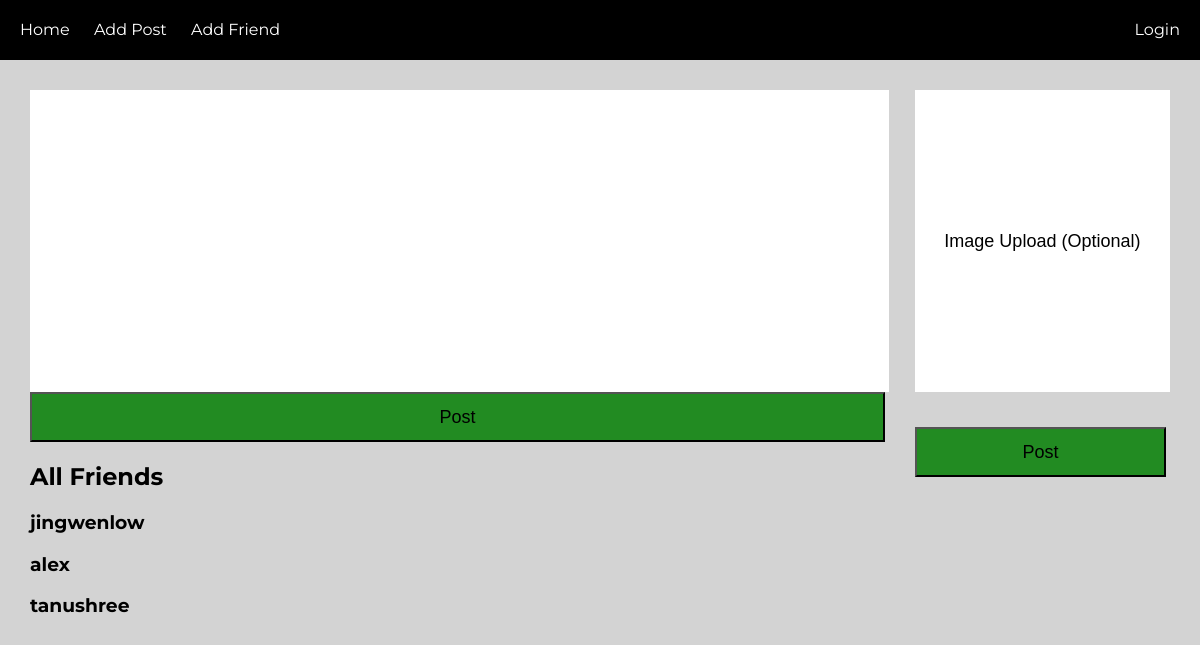
The app's page /users/addPost/, older data.
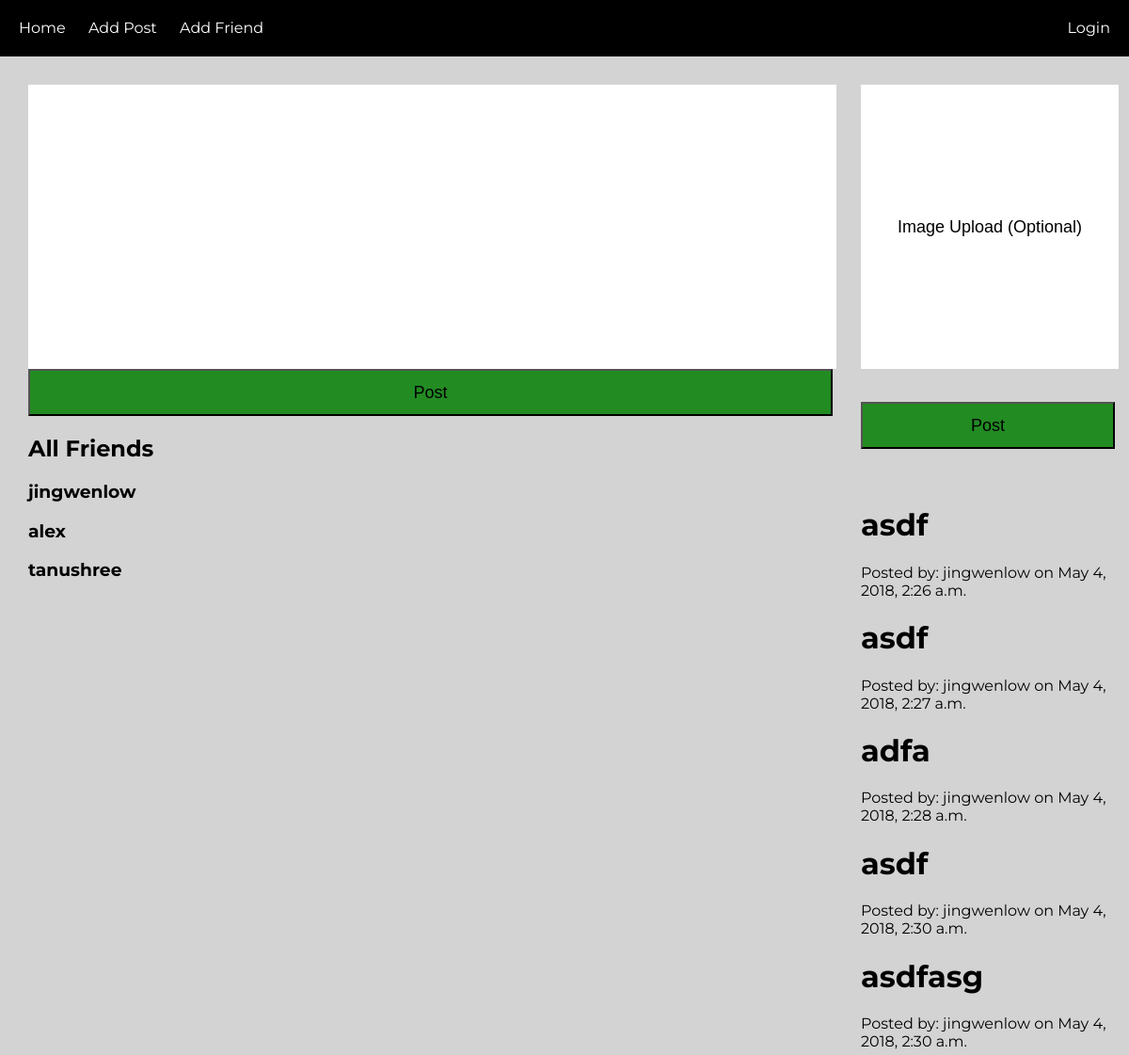
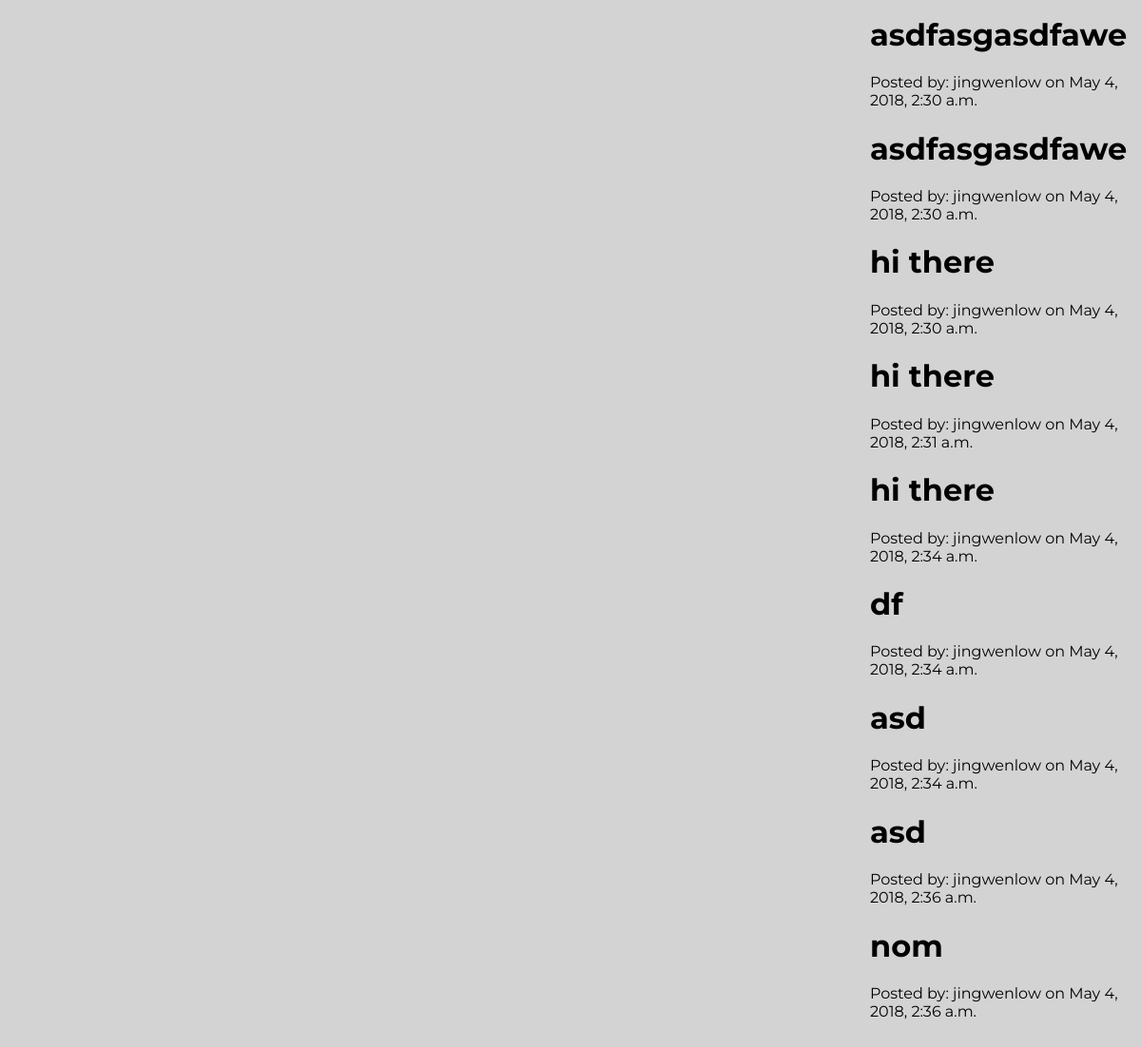
The same page, newer data (2 pictures, top to bottom).
### users/models.py (models this page shows, shortened)
class CustomUser(AbstractUser):
    name = models.CharField(blank=True, max_length=255)

class Post(models.Model):
    post = models.CharField(max_length=500)
    user = models.ForeignKey(settings.AUTH_USER_MODEL, on_delete=models.PROTECT)
    date = models.DateTimeField(auto_now=True)

### users/views.py (the view, shortened to what this page needs)
# urls.py: path('addPost/', views.addPost.as_view(), name='addPost'),
class addPost(TemplateView):
    success_url = reverse_lazy('login')
    template_name = 'addPost.html'
    def get(self, request):
        form = AddPost()
        posts = Post.objects.all()
        users = CustomUser.objects.exclude(id=request.user.id)
        args = {'form': form, 'posts': posts, 'users':users}#, 'friends':friends}
        return render(request, self.template_name, args)

### users/forms.py
class AddPost(ModelForm):
    post = forms.CharField()
    class Meta:
        model = Post
        fields = ['post',]

### users/templates/addPost.html (shortened to what this page needs)
{% extends 'base.html' %}
{% load staticfiles %}
{% block css %}
<link rel="stylesheet" href="{% static 'css/addPost.css' %}">
{% endblock %}
{% block log %}
  {% if user.is_authenticated %}
    <a class="login" href="{% url 'logout' %}">Logout</a>
  {% else %}
    <a class="login" href="{% url 'login' %}">Login</a>
  {% endif %}
{% endblock %}
{% block content %}
<div class="textPost">
  <form method="post">
    {{ form.post }}
    <button type="submit">Post</button>
  </form>
  <h2>All Friends</h2>
  {% for user in users %}
    <h3>{{ user.username }}</h3>
  {% endfor %}
</div>
<div class="imgPost">
  <div>
    <input class="imgUpload" placeholder="Image Upload (Optional)">
  </div>
  <div class="post">
      <button type="submit">Post</button>
  </div>
{% for post in posts %}
  <h1>{{ post.post }}</h1>
  <p>Posted by: {{ post.user.username }} on {{ post.date }}</p>
{% endfor %}
</div>
{% endblock %}

Row changes from the older to the newer data that the page shows:
added Post: post "asdf", user.username "jingwenlow", date "May 4, 2018, 2:26 a.m."
added Post: post "asdf", user.username "jingwenlow", date "May 4, 2018, 2:27 a.m."
added Post: post "adfa", user.username "jingwenlow", date "May 4, 2018, 2:28 a.m."
added Post: post "asdf", user.username "jingwenlow", date "May 4, 2018, 2:30 a.m."
added Post: post "asdfasg", user.username "jingwenlow", date "May 4, 2018, 2:30 a.m."
added Post: post "asdfasgasdfawe", user.username "jingwenlow", date "May 4, 2018, 2:30 a.m."
added Post: post "asdfasgasdfawe", user.username "jingwenlow", date "May 4, 2018, 2:30 a.m."
added Post: post "hi there", user.username "jingwenlow", date "May 4, 2018, 2:30 a.m."
added Post: post "hi there", user.username "jingwenlow", date "May 4, 2018, 2:31 a.m."
added Post: post "hi there", user.username "jingwenlow", date "May 4, 2018, 2:34 a.m."
added Post: post "df", user.username "jingwenlow", date "May 4, 2018, 2:34 a.m."
added Post: post "asd", user.username "jingwenlow", date "May 4, 2018, 2:34 a.m."
added Post: post "asd", user.username "jingwenlow", date "May 4, 2018, 2:36 a.m."
added Post: post "nom", user.username "jingwenlow", date "May 4, 2018, 2:36 a.m."
